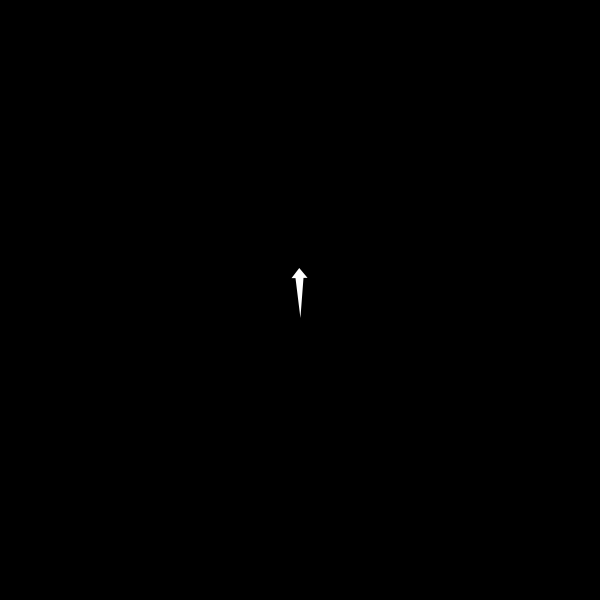
Frame 1 (no input)
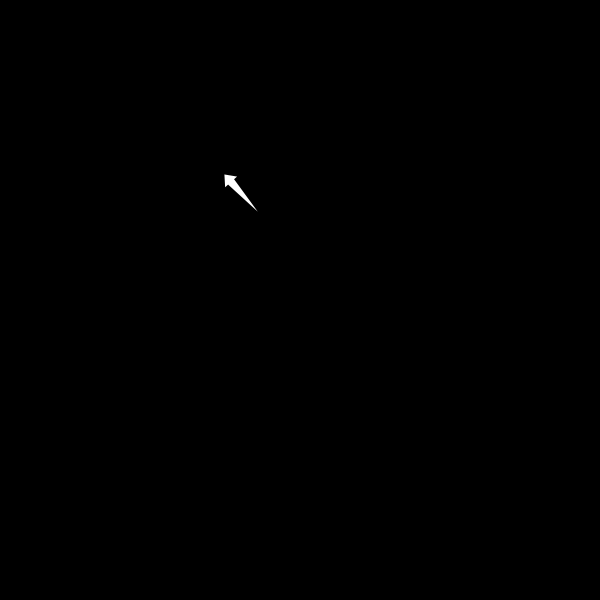
Frame 60 (the mouse pressed at the canvas centre just before this capture)
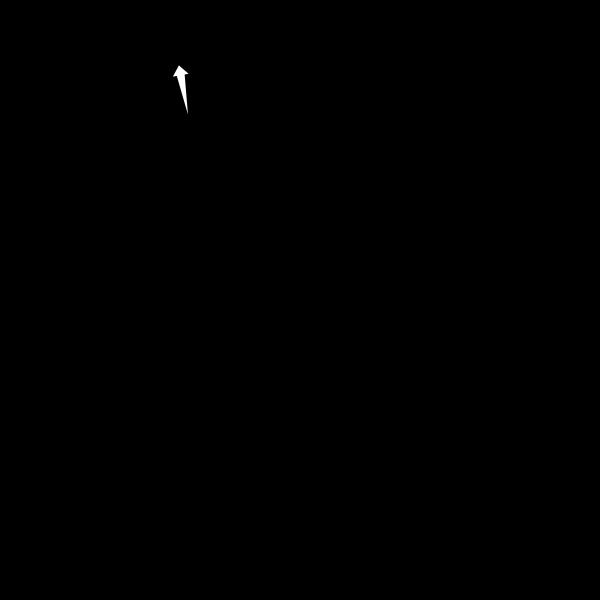
Frame 120 (the mouse held since frame 60 and released just before this capture)

The Processing sketch that drew these frames (run headless with seeded random() and noise(); from frame 60 on, the mouse is pressed at the canvas centre):

// Processing sketch: mouvement_aleatoire_fluide
// ── mouvement_aleatoire_fluide.pde
// renaud.jean-francois(arobas)uqam(point)ca
// Syntaxe Processing version 3.0
// vendredi, 9 octobre 2015

// Exemple de gestion du déplacement par PVector.
// Cas simple d’un seul mobile à vitesse constante, mais dont la direction
// sera affectée par une force aléatoire.

Mobile m1;

int timeSteps = 0; // maintenir le format de type entier
float noiseScale = 0.0005;
float amplitude =90;
float delta = 0;

void setup() {
  size(600, 600);
  background(0);
  fill(255);
  noStroke();
  m1 = new Mobile();

  noiseSeed(System.currentTimeMillis());
  noiseDetail(4, 0.54321);
}

void draw() {
  background(0);
  m1.update();
  m1.display();
}

class Mobile {
  PVector loc, vel, brownien; // ajout d’un vecteur
  float angle;

  Mobile() {
    // Position initiale du mobile :
    loc = new PVector(300, 300);

    // Direction de déplacement à la création de l'objet:
    vel = new PVector(0, -2, 0);

    // On règle l’orientation du mobile.
    angle = vel.heading();
  }

  void update() {

    // 1. Mise à jour constante de la force
    delta = ((noise(timeSteps*noiseScale))*amplitude)-(amplitude*0.5);
    delta = constrain(delta, -(amplitude*0.5), (amplitude*0.5));
    timeSteps++;
    brownien = PVector.fromAngle(delta);
    brownien.normalize();
    // Réduction de la force par rapport à un vecteur normé
    brownien.mult(0.05);

    // 2. Mise à jour de la vélocité selon la force aléatoire
    vel.add(brownien);

    // 3. On limite la vélocité
    vel.limit(2);

    // 4. Mise à jour de l'emplacement selon la vélocité
    loc.add(vel);

    // On appelle la méthode qui permet de vérifier le contact avec les bords du sketch.
    boucleTopologique();

    // Mise à jour de l’orientation du carré dans l’axe de déplacement
    angle = vel.heading();
  }

  void display() {
    //Recours aux transformateurs géométriques, en raison de l’utilisation de la rotation
    pushMatrix();
    translate(loc.x, loc.y);
    rotate(angle);
    // Forme de l’objet :
    beginShape();
    vertex(-20, 0);
    vertex(20, -4);
    vertex(20, -8);
    vertex(30, 0);
    vertex(20, 8);
    vertex(20, 4);
    endShape(CLOSE);
    popMatrix();
  }

  // Pour continuer de suivre le déplacement de notre mobile
  // lorsqu’il quitte la zone du sketch.
  void boucleTopologique() {
    if (loc.x > width) {
      //loc.x = 0;
      loc.set(0, loc.y, 0);
    } else if (loc.x < 0) {
      loc.set(width, loc.y, 0);
    }

    if (loc.y > height) {
      //loc.y = 0;
      loc.set(loc.x, 0, 0);
    } else if (loc.y < 0) {
      loc.set(loc.x, height, 0);
    }
  }
}

void mousePressed() {
  println(frameRate);
}
